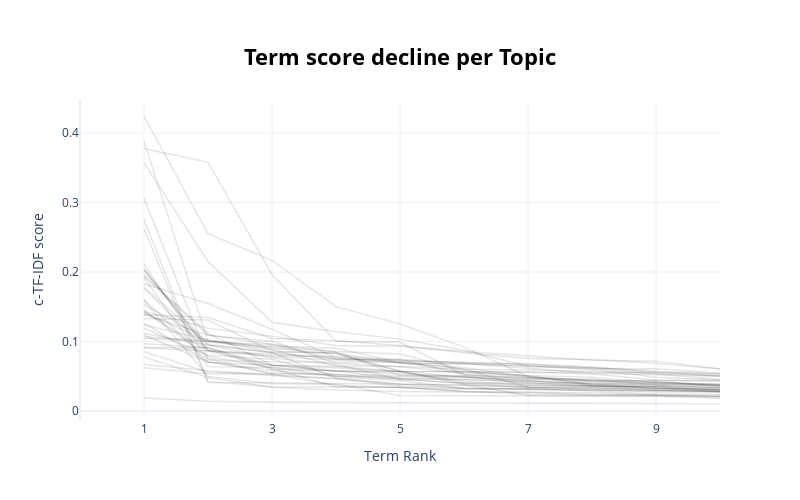

Notebook code for this chart:
### Markdown cell above
#### Topic representation

### Code cell
optimal_model.visualize_term_rank()

### Figure 1 — Plotly figure (JSON) as saved in the notebook; plotly's stock layout.template omitted (floating-point values rounded to 4 significant figures)
{"data": [{"hovertext": "<b>Topic -1</b>:fire_home_fall_injury_decedent_bur", "line": {"color": "black", "width": 1.5}, "mode": "lines+lines", "name": "", "opacity": 0.1, "type": "scatter", "x": [1, 2, 3, 4, 5, 6, 7, 8, 9, 10], "y": [0.01858, 0.01395, 0.0125, 0.01242, 0.01181, 0.01162, 0.0113, 0.011, 0.01063, 0.01005]}, {"hovertext": "<b>Topic 0</b>:bicyclist_bicycle_scooter_vehicle_c", "line": {"color": "black", "width": 1.5}, "mode": "lines+lines", "name": "", "opacity": 0.1, "type": "scatter", "x": [1, 2, 3, 4, 5, 6, 7, 8, 9, 10], "y": [0.1116, 0.0951, 0.08394, 0.07451, 0.07317, 0.06821, 0.06398, 0.06236, 0.05803, 0.05283]}, {"hovertext": "<b>Topic 1</b>:drown_death_autopsy_manner_swimming", "line": {"color": "black", "width": 1.5}, "mode": "lines+lines", "name": "", "opacity": 0.1, "type": "scatter", "x": [1, 2, 3, 4, 5, 6, 7, 8, 9, 10], "y": [0.1435, 0.1193, 0.1077, 0.09437, 0.09318, 0.0855, 0.07922, 0.07306, 0.07176, 0.06094]}, {"hovertext": "<b>Topic 2</b>:ladder_fall_stair_head_decedent_sub", "line": {"color": "black", "width": 1.5}, "mode": "lines+lines", "name": "", "opacity": 0.1, "type": "scatter", "x": [1, 2, 3, 4, 5, 6, 7, 8, 9, 10], "y": [0.1241, 0.1019, 0.08982, 0.0822, 0.05677, 0.05658, 0.0511, 0.03658, 0.03262, 0.03128]}, {"hovertext": "<b>Topic 3</b>:electrical_extension_cord_fire_spac", "line": {"color": "black", "width": 1.5}, "mode": "lines+lines", "name": "", "opacity": 0.1, "type": "scatter", "x": [1, 2, 3, 4, 5, 6, 7, 8, 9, 10], "y": [0.06216, 0.05346, 0.05268, 0.04652, 0.03832, 0.03772, 0.03368, 0.03336, 0.03173, 0.03048]}, {"hovertext": "<b>Topic 4</b>:apartment_candle_fire_stove_buildin", "line": {"color": "black", "width": 1.5}, "mode": "lines+lines", "name": "", "opacity": 0.1, "type": "scatter", "x": [1, 2, 3, 4, 5, 6, 7, 8, 9, 10], "y": [0.1191, 0.08036, 0.0744, 0.05089, 0.0463, 0.045, 0.04119, 0.03609, 0.03388, 0.02718]}, {"hovertext": "<b>Topic 5</b>:toy_battery_mouth_laptop_child_paci", "line": {"color": "black", "width": 1.5}, "mode": "lines+lines", "name": "", "opacity": 0.1, "type": "scatter", "x": [1, 2, 3, 4, 5, 6, 7, 8, 9, 10], "y": [0.07768, 0.04804, 0.03406, 0.0303, 0.02804, 0.02696, 0.02663, 0.02628, 0.02246, 0.02194]}, {"hovertext": "<b>Topic 6</b>:terrain_vehicle_golf_cart_autopsy_i", "line": {"color": "black", "width": 1.5}, "mode": "lines+lines", "name": "", "opacity": 0.1, "type": "scatter", "x": [1, 2, 3, 4, 5, 6, 7, 8, 9, 10], "y": [0.1042, 0.1, 0.08857, 0.06504, 0.06413, 0.06002, 0.05889, 0.05713, 0.05542, 0.05056]}, {"hovertext": "<b>Topic 7</b>:fire_house_firefighter_window_home_", "line": {"color": "black", "width": 1.5}, "mode": "lines+lines", "name": "", "opacity": 0.1, "type": "scatter", "x": [1, 2, 3, 4, 5, 6, 7, 8, 9, 10], "y": [0.06692, 0.05787, 0.05124, 0.04663, 0.03564, 0.03272, 0.03089, 0.03002, 0.02964, 0.0282]}, {"hovertext": "<b>Topic 9</b>:fall_head_floor_decedent_autopsy_nu", "line": {"color": "black", "width": 1.5}, "mode": "lines+lines", "name": "", "opacity": 0.1, "type": "scatter", "x": [1, 2, 3, 4, 5, 6, 7, 8, 9, 10], "y": [0.1332, 0.1309, 0.08621, 0.0831, 0.06845, 0.0677, 0.06554, 0.05986, 0.04853, 0.04454]}, {"hovertext": "<b>Topic 10</b>:sleep_autopsy_overlay_adult_bed_de", "line": {"color": "black", "width": 1.5}, "mode": "lines+lines", "name": "", "opacity": 0.1, "type": "scatter", "x": [1, 2, 3, 4, 5, 6, 7, 8, 9, 10], "y": [0.1385, 0.1347, 0.1043, 0.1011, 0.09418, 0.08376, 0.07558, 0.07405, 0.06854, 0.06057]}, {"hovertext": "<b>Topic 11</b>:pool_boy_drown_swimming_pool_pull_", "line": {"color": "black", "width": 1.5}, "mode": "lines+lines", "name": "", "opacity": 0.1, "type": "scatter", "x": [1, 2, 3, 4, 5, 6, 7, 8, 9, 10], "y": [0.2046, 0.08776, 0.07962, 0.07861, 0.07422, 0.06936, 0.06781, 0.06226, 0.05277, 0.04565]}, {"hovertext": "<b>Topic 12</b>:pronounce_dead_pronounce_pool_swim", "line": {"color": "black", "width": 1.5}, "mode": "lines+lines", "name": "", "opacity": 0.1, "type": "scatter", "x": [1, 2, 3, 4, 5, 6, 7, 8, 9, 10], "y": [0.1389, 0.1089, 0.1003, 0.06862, 0.06372, 0.0544, 0.05117, 0.04858, 0.041, 0.03798]}, {"hovertext": "<b>Topic 13</b>:hip_fracture_floor_fall_hip_fan_de", "line": {"color": "black", "width": 1.5}, "mode": "lines+lines", "name": "", "opacity": 0.1, "type": "scatter", "x": [1, 2, 3, 4, 5, 6, 7, 8, 9, 10], "y": [0.1418, 0.1, 0.09316, 0.09028, 0.06961, 0.06205, 0.0498, 0.04394, 0.04384, 0.04266]}, {"hovertext": "<b>Topic 14</b>:thermal_burn_inhalation_clothing_d", "line": {"color": "black", "width": 1.5}, "mode": "lines+lines", "name": "", "opacity": 0.1, "type": "scatter", "x": [1, 2, 3, 4, 5, 6, 7, 8, 9, 10], "y": [0.1266, 0.07053, 0.0583, 0.05008, 0.04877, 0.0487, 0.04585, 0.04303, 0.04069, 0.03702]}, {"hovertext": "<b>Topic 15</b>:drown_hot_tub_autopsy_pool_deceden", "line": {"color": "black", "width": 1.5}, "mode": "lines+lines", "name": "", "opacity": 0.1, "type": "scatter", "x": [1, 2, 3, 4, 5, 6, 7, 8, 9, 10], "y": [0.4246, 0.2554, 0.2169, 0.1502, 0.1252, 0.092, 0.04971, 0.03886, 0.03254, 0.03253]}, {"hovertext": "<b>Topic 16</b>:glass_shower_door_shatter_oven_exp", "line": {"color": "black", "width": 1.5}, "mode": "lines+lines", "name": "", "opacity": 0.1, "type": "scatter", "x": [1, 2, 3, 4, 5, 6, 7, 8, 9, 10], "y": [0.1427, 0.08585, 0.08191, 0.07659, 0.06984, 0.06033, 0.03405, 0.0339, 0.02975, 0.02768]}, {"hovertext": "<b>Topic 17</b>:chair_stroller_seat_swing_shade_si", "line": {"color": "black", "width": 1.5}, "mode": "lines+lines", "name": "", "opacity": 0.1, "type": "scatter", "x": [1, 2, 3, 4, 5, 6, 7, 8, 9, 10], "y": [0.09684, 0.09121, 0.06116, 0.03453, 0.03427, 0.02812, 0.0268, 0.0234, 0.02338, 0.02004]}, {"hovertext": "<b>Topic 18</b>:burner_grill_knob_turn_gas_stove_m", "line": {"color": "black", "width": 1.5}, "mode": "lines+lines", "name": "", "opacity": 0.1, "type": "scatter", "x": [1, 2, 3, 4, 5, 6, 7, 8, 9, 10], "y": [0.09141, 0.09107, 0.06587, 0.05744, 0.05734, 0.03799, 0.02239, 0.02226, 0.02135, 0.01795]}, {"hovertext": "<b>Topic 19</b>:unresponsive_blanket_bed_sleep_mot", "line": {"color": "black", "width": 1.5}, "mode": "lines+lines", "name": "", "opacity": 0.1, "type": "scatter", "x": [1, 2, 3, 4, 5, 6, 7, 8, 9, 10], "y": [0.09108, 0.08636, 0.0783, 0.07344, 0.07001, 0.05602, 0.0557, 0.05329, 0.04473, 0.04404]}, {"hovertext": "<b>Topic 20</b>:oven_turn_toaster_rack_broiler_ele", "line": {"color": "black", "width": 1.5}, "mode": "lines+lines", "name": "", "opacity": 0.1, "type": "scatter", "x": [1, 2, 3, 4, 5, 6, 7, 8, 9, 10], "y": [0.1589, 0.0498, 0.03911, 0.03858, 0.02222, 0.02206, 0.02166, 0.02136, 0.02124, 0.02032]}, {"hovertext": "<b>Topic 21</b>:atv_crash_drive_roll_lose_control_", "line": {"color": "black", "width": 1.5}, "mode": "lines+lines", "name": "", "opacity": 0.1, "type": "scatter", "x": [1, 2, 3, 4, 5, 6, 7, 8, 9, 10], "y": [0.1094, 0.07029, 0.06612, 0.06416, 0.05735, 0.0565, 0.05608, 0.05578, 0.05463, 0.04983]}, {"hovertext": "<b>Topic 22</b>:microwave_door_turn_oven_unplug_st", "line": {"color": "black", "width": 1.5}, "mode": "lines+lines", "name": "", "opacity": 0.1, "type": "scatter", "x": [1, 2, 3, 4, 5, 6, 7, 8, 9, 10], "y": [0.2755, 0.04222, 0.03472, 0.03436, 0.03406, 0.02803, 0.02447, 0.02334, 0.02209, 0.0215]}, {"hovertext": "<b>Topic 23</b>:difluoroethane_autopsy_inhalation_", "line": {"color": "black", "width": 1.5}, "mode": "lines+lines", "name": "", "opacity": 0.1, "type": "scatter", "x": [1, 2, 3, 4, 5, 6, 7, 8, 9, 10], "y": [0.1959, 0.1118, 0.06616, 0.05804, 0.04676, 0.04557, 0.04273, 0.04036, 0.03889, 0.03629]}, {"hovertext": "<b>Topic 24</b>:dishwasher_melt_smoke_door_cycle_c", "line": {"color": "black", "width": 1.5}, "mode": "lines+lines", "name": "", "opacity": 0.1, "type": "scatter", "x": [1, 2, 3, 4, 5, 6, 7, 8, 9, 10], "y": [0.2621, 0.04104, 0.0406, 0.03981, 0.0386, 0.033, 0.03238, 0.03227, 0.03007, 0.02855]}, {"hovertext": "<b>Topic 25</b>:chimney_fire_home_fireplace_house_", "line": {"color": "black", "width": 1.5}, "mode": "lines+lines", "name": "", "opacity": 0.1, "type": "scatter", "x": [1, 2, 3, 4, 5, 6, 7, 8, 9, 10], "y": [0.2041, 0.08862, 0.05976, 0.05758, 0.0531, 0.05086, 0.04768, 0.0425, 0.04125, 0.03658]}, {"hovertext": "<b>Topic 26</b>:bulb_lamp_light_fixture_base_light", "line": {"color": "black", "width": 1.5}, "mode": "lines+lines", "name": "", "opacity": 0.1, "type": "scatter", "x": [1, 2, 3, 4, 5, 6, 7, 8, 9, 10], "y": [0.2019, 0.0946, 0.07614, 0.06694, 0.04578, 0.04023, 0.03428, 0.03102, 0.02746, 0.02734]}, {"hovertext": "<b>Topic 27</b>:mower_lawn_mower_fuel_gas_tank_lea", "line": {"color": "black", "width": 1.5}, "mode": "lines+lines", "name": "", "opacity": 0.1, "type": "scatter", "x": [1, 2, 3, 4, 5, 6, 7, 8, 9, 10], "y": [0.08531, 0.05592, 0.05355, 0.05165, 0.05074, 0.05007, 0.03946, 0.03681, 0.03446, 0.03025]}, {"hovertext": "<b>Topic 28</b>:carbon_monoxide_furnace_level_leak", "line": {"color": "black", "width": 1.5}, "mode": "lines+lines", "name": "", "opacity": 0.1, "type": "scatter", "x": [1, 2, 3, 4, 5, 6, 7, 8, 9, 10], "y": [0.1764, 0.08677, 0.0656, 0.06212, 0.05689, 0.04075, 0.03995, 0.03946, 0.03924, 0.03884]}, {"hovertext": "<b>Topic 29</b>:refrigerator_freezer_fridge_ice_ic", "line": {"color": "black", "width": 1.5}, "mode": "lines+lines", "name": "", "opacity": 0.1, "type": "scatter", "x": [1, 2, 3, 4, 5, 6, 7, 8, 9, 10], "y": [0.1919, 0.06356, 0.06308, 0.04964, 0.04335, 0.03248, 0.0321, 0.02884, 0.02395, 0.0239]}, {"hovertext": "<b>Topic 30</b>:phone_device_charge_charger_cable_", "line": {"color": "black", "width": 1.5}, "mode": "lines+lines", "name": "", "opacity": 0.1, "type": "scatter", "x": [1, 2, 3, 4, 5, 6, 7, 8, 9, 10], "y": [0.1537, 0.102, 0.08457, 0.08372, 0.05724, 0.04814, 0.04372, 0.038, 0.03578, 0.03321]}, {"hovertext": "<b>Topic 31</b>:snowmobile_tree_trail_crash_accide", "line": {"color": "black", "width": 1.5}, "mode": "lines+lines", "name": "", "opacity": 0.1, "type": "scatter", "x": [1, 2, 3, 4, 5, 6, 7, 8, 9, 10], "y": [0.3887, 0.09981, 0.09556, 0.08483, 0.05128, 0.04968, 0.04302, 0.03901, 0.0375, 0.03688]}, {"hovertext": "<b>Topic 32</b>:firework_hand_explode_injure_injur", "line": {"color": "black", "width": 1.5}, "mode": "lines+lines", "name": "", "opacity": 0.1, "type": "scatter", "x": [1, 2, 3, 4, 5, 6, 7, 8, 9, 10], "y": [0.306, 0.0754, 0.05268, 0.03708, 0.03335, 0.03122, 0.03098, 0.03029, 0.02984, 0.02893]}, {"hovertext": "<b>Topic 33</b>:pronounce_dead_ski_hospital_die_sk", "line": {"color": "black", "width": 1.5}, "mode": "lines+lines", "name": "", "opacity": 0.1, "type": "scatter", "x": [1, 2, 3, 4, 5, 6, 7, 8, 9, 10], "y": [0.1447, 0.07834, 0.06239, 0.05744, 0.05597, 0.04294, 0.03711, 0.03663, 0.03509, 0.03462]}, {"hovertext": "<b>Topic 34</b>:bathtub_drown_autopsy_seizure_drow", "line": {"color": "black", "width": 1.5}, "mode": "lines+lines", "name": "", "opacity": 0.1, "type": "scatter", "x": [1, 2, 3, 4, 5, 6, 7, 8, 9, 10], "y": [0.357, 0.2152, 0.1276, 0.1141, 0.1034, 0.08727, 0.06456, 0.06077, 0.06066, 0.05469]}, {"hovertext": "<b>Topic 35</b>:hip_fracture_hip_fall_floor_hospic", "line": {"color": "black", "width": 1.5}, "mode": "lines+lines", "name": "", "opacity": 0.1, "type": "scatter", "x": [1, 2, 3, 4, 5, 6, 7, 8, 9, 10], "y": [0.1066, 0.1014, 0.09144, 0.08556, 0.08186, 0.05869, 0.04845, 0.04419, 0.04342, 0.03482]}, {"hovertext": "<b>Topic 36</b>:blade_blender_food_processor_cut_t", "line": {"color": "black", "width": 1.5}, "mode": "lines+lines", "name": "", "opacity": 0.1, "type": "scatter", "x": [1, 2, 3, 4, 5, 6, 7, 8, 9, 10], "y": [0.1607, 0.07128, 0.0546, 0.05294, 0.04521, 0.04006, 0.03758, 0.03587, 0.03154, 0.03]}, {"hovertext": "<b>Topic 37</b>:bicycle_head_autopsy_decedent_ride", "line": {"color": "black", "width": 1.5}, "mode": "lines+lines", "name": "", "opacity": 0.1, "type": "scatter", "x": [1, 2, 3, 4, 5, 6, 7, 8, 9, 10], "y": [0.2115, 0.07364, 0.07065, 0.07037, 0.07006, 0.06783, 0.06164, 0.05427, 0.05249, 0.0504]}, {"hovertext": "<b>Topic 38</b>:garage_carbon_monoxide_autopsy_inh", "line": {"color": "black", "width": 1.5}, "mode": "lines+lines", "name": "", "opacity": 0.1, "type": "scatter", "x": [1, 2, 3, 4, 5, 6, 7, 8, 9, 10], "y": [0.1833, 0.1546, 0.1177, 0.07639, 0.07204, 0.07021, 0.06676, 0.06346, 0.05574, 0.05331]}, {"hovertext": "<b>Topic 39</b>:generator_unknown_autopsy_die_pati", "line": {"color": "black", "width": 1.5}, "mode": "lines+lines", "name": "", "opacity": 0.1, "type": "scatter", "x": [1, 2, 3, 4, 5, 6, 7, 8, 9, 10], "y": [0.1936, 0.1093, 0.0959, 0.07435, 0.07395, 0.0526, 0.04595, 0.04588, 0.0373, 0.03314]}, {"hovertext": "<b>Topic 40</b>:drown_swimming_pool_autopsy_hotel_", "line": {"color": "black", "width": 1.5}, "mode": "lines+lines", "name": "", "opacity": 0.1, "type": "scatter", "x": [1, 2, 3, 4, 5, 6, 7, 8, 9, 10], "y": [0.3775, 0.3582, 0.1965, 0.1003, 0.09891, 0.05224, 0.04807, 0.04408, 0.04129, 0.03797]}, {"hovertext": "<b>Topic 41</b>:washer_machine_washing_machine_spi", "line": {"color": "black", "width": 1.5}, "mode": "lines+lines", "name": "", "opacity": 0.1, "type": "scatter", "x": [1, 2, 3, 4, 5, 6, 7, 8, 9, 10], "y": [0.1785, 0.09605, 0.08383, 0.04748, 0.03876, 0.03668, 0.03577, 0.03566, 0.03472, 0.02996]}], "layout": {"height": 500, "hoverlabel": {"bgcolor": "white", "font": {"family": "Rockwell", "size": 16}}, "showlegend": false, "title": {"font": {"color": "Black", "size": 22}, "text": "<b>Term score decline per Topic</b>", "x": 0.5, "xanchor": "center", "y": 0.9, "yanchor": "top"}, "width": 800, "xaxis": {"dtick": 2, "range": [0, 10], "tick0": 1, "title": {"text": "Term Rank"}}, "yaxis": {"title": {"text": "c-TF-IDF score"}}}}
